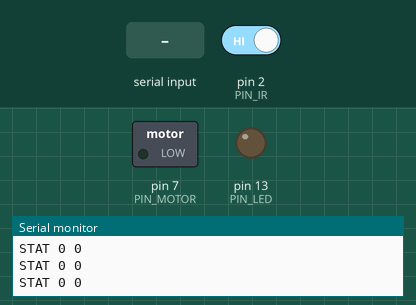
The sketch below on a simulated Arduino Uno, built with avr-gcc and run on an emulated ATmega328P. Parts: switched loads named in the sketch (green lamp = pin HIGH), output pins drawn as LEDs (lit = HIGH), the last lines printed to the serial monitor. The test bench sets the inputs (shaded band); at power-on: pin 2 (PIN_IR) HIGH.

Above: at 1.2 s.
1.3 s: "RUN\n" received over Serial
At 2.2 s:
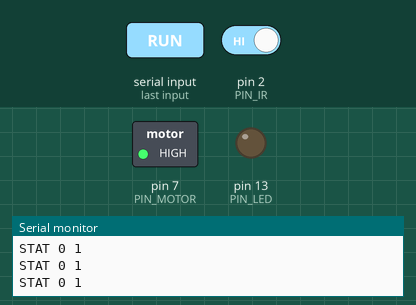
4.3 s: pin 2 (PIN_IR) driven LOW
At 5.0 s:
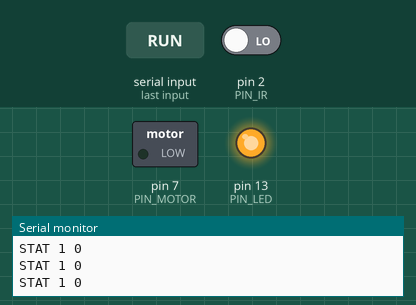
5.8 s: pin 2 (PIN_IR) driven HIGH
At 6.1 s:
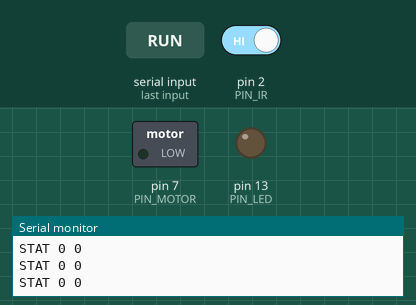
Timing chart, 0 to 8.8 s (numbered marks = the images above; inputs shaded):
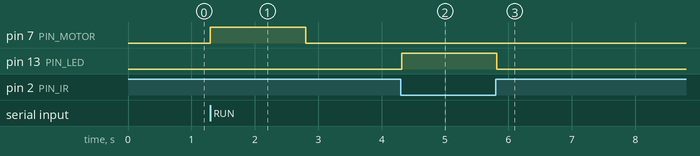

Measured:
- after the input at 1.3 s, pin 7 (PIN_MOTOR): LOW → HIGH at once, → LOW 1.5 s later
- after the input at 4.3 s, pin 13 (PIN_LED): LOW → HIGH at once
- after the input at 5.8 s, pin 13 (PIN_LED): HIGH → LOW at once

The sketch:

cell_io.ino
```cpp
/* =============================================================================
 *  QUALITY INSPECTION CELL - Arduino I/O firmware  (conveyor motor + IR sensor)
 * =============================================================================
 *  The Arduino is a DUMB I/O BOX: it switches the conveyor motor and reads the
 *  IR sensor. All decisions are taken by the ROS 2 supervisor. The PC side is
 *  quality_cell/nodes/arduino_io_node.py, which exposes the SAME topics as the
 *  simulation (/conveyor/command, /conveyor/status, /ir_sensor/status).
 *
 *  Serial: 115200 baud, text lines ending in '\n'.
 *
 *  PC -> Arduino
 *     RUN        start the conveyor motor
 *     STOP       stop the conveyor motor
 *     PING       heartbeat (the bridge sends it every 200 ms)
 *
 *  Arduino -> PC
 *     BOOT quality_cell_io 1        after reset
 *     STAT <ir> <motor>             every 50 ms AND immediately on any change
 *                                   ir: 1 = OCCUPIED, 0 = FREE
 *                                   motor: 1 = RUNNING, 0 = STOPPED
 *     ACK RUN | ACK STOP            command accepted
 *     ERR INTERLOCK                 RUN refused because the IR beam is blocked
 *     ERR WATCHDOG                  motor stopped: no message from the PC
 *     ERR UNKNOWN <text>            unknown command
 *
 *  SAFETY (independent of ROS):
 *   * HW_INTERLOCK: the motor is switched OFF as soon as the IR beam is blocked
 *     and RUN is refused while it is blocked. This duplicates rule R2 of the
 *     supervisor in hardware, so the belt stops even if the PC is slow.
 *   * WATCHDOG: if nothing arrives from the PC for WATCHDOG_MS, the motor stops.
 *
 *  Wiring: see docs/13_hardware_arduino_xarm5.md
 * ========================================================================== */

// ---------------- pins (change to match your wiring)
const uint8_t PIN_IR        = 2;   // IR sensor digital output
const uint8_t PIN_MOTOR     = 7;   // relay / MOSFET / motor-driver enable
const uint8_t PIN_LED       = 13;  // on-board LED mirrors the IR state

// ---------------- behaviour
const bool     IR_ACTIVE_LOW  = true;   // most IR modules / break-beam receivers pull LOW when blocked
const bool     MOTOR_ACTIVE_HIGH = true;// relay module: some are active LOW -> set false
const bool     HW_INTERLOCK   = true;   // stop motor in firmware when IR is blocked
const uint16_t DEBOUNCE_MS    = 15;     // IR must be stable this long to change state
const uint16_t STATUS_MS      = 50;     // periodic STAT (20 Hz)
const uint16_t WATCHDOG_MS    = 1500;   // stop motor if the PC is silent

bool irOccupied = false, motorOn = false;
bool irRaw = false;
unsigned long irRawSince = 0, lastStatus = 0, lastRx = 0;
String rx;

bool readIrRaw() {
  bool level = digitalRead(PIN_IR);
  return IR_ACTIVE_LOW ? (level == LOW) : (level == HIGH);
}

void setMotor(bool on) {
  motorOn = on;
  digitalWrite(PIN_MOTOR, (on == MOTOR_ACTIVE_HIGH) ? HIGH : LOW);
}

void sendStatus() {
  Serial.print(F("STAT "));
  Serial.print(irOccupied ? 1 : 0);
  Serial.print(' ');
  Serial.println(motorOn ? 1 : 0);
  lastStatus = millis();
}

void handleLine(String line) {
  line.trim();
  if (line.length() == 0) return;
  lastRx = millis();
  if (line == "RUN") {
    if (HW_INTERLOCK && irOccupied) { Serial.println(F("ERR INTERLOCK")); }
    else { setMotor(true); Serial.println(F("ACK RUN")); }
    sendStatus();
  } else if (line == "STOP") {
    setMotor(false); Serial.println(F("ACK STOP")); sendStatus();
  } else if (line == "PING") {
    // heartbeat only
  } else {
    Serial.print(F("ERR UNKNOWN ")); Serial.println(line);
  }
}

void setup() {
  pinMode(PIN_IR, INPUT_PULLUP);
  pinMode(PIN_MOTOR, OUTPUT);
  pinMode(PIN_LED, OUTPUT);
  setMotor(false);
  Serial.begin(115200);
  irRaw = irOccupied = readIrRaw();
  irRawSince = lastRx = millis();
  Serial.println(F("BOOT quality_cell_io 1"));
  sendStatus();
}

void loop() {
  unsigned long now = millis();

  // ---- read serial lines
  while (Serial.available()) {
    char c = (char)Serial.read();
    if (c == '\n') { handleLine(rx); rx = ""; }
    else if (c != '\r' && rx.length() < 40) rx += c;
  }

  // ---- IR with debounce, report edges immediately
  bool r = readIrRaw();
  if (r != irRaw) { irRaw = r; irRawSince = now; }
  if (irRaw != irOccupied && now - irRawSince >= DEBOUNCE_MS) {
    irOccupied = irRaw;
    digitalWrite(PIN_LED, irOccupied ? HIGH : LOW);
    if (HW_INTERLOCK && irOccupied && motorOn) setMotor(false);   // hardware R2
    sendStatus();
  }

  // ---- watchdog
  if (motorOn && now - lastRx > WATCHDOG_MS) {
    setMotor(false);
    Serial.println(F("ERR WATCHDOG"));
    sendStatus();
  }

  // ---- periodic status (heartbeat for the IR sensor)
  if (now - lastStatus >= STATUS_MS) sendStatus();
}
```
